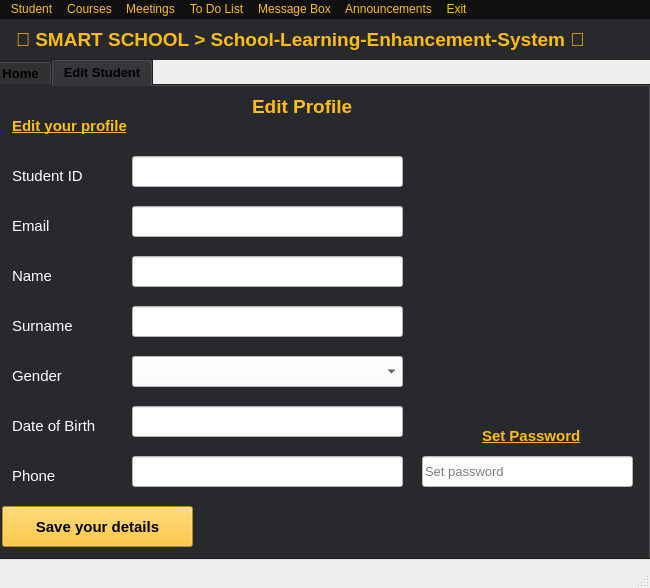
<?xml version="1.0" encoding="UTF-8"?>
<ui version="4.0">
 <class>MainWindow</class>
 <widget class="QMainWindow" name="MainWindow">
  <property name="geometry">
   <rect>
    <x>0</x>
    <y>0</y>
    <width>650</width>
    <height>588</height>
   </rect>
  </property>
  <property name="windowTitle">
   <string>MainWindow</string>
  </property>
  <widget class="QWidget" name="centralwidget">
   <widget class="QLabel" name="label_3">
    <property name="geometry">
     <rect>
      <x>0</x>
      <y>0</y>
      <width>651</width>
      <height>41</height>
     </rect>
    </property>
    <property name="font">
     <font>
      <pointsize>14</pointsize>
      <weight>75</weight>
      <bold>true</bold>
      <strikeout>false</strikeout>
     </font>
    </property>
    <property name="styleSheet">
     <string notr="true">color: rgb(253, 189, 16);
background-color: rgb(40, 41, 44);</string>
    </property>
    <property name="text">
     <string>    SMART SCHOOL &gt; School-Learning-Enhancement-System </string>
    </property>
   </widget>
   <widget class="QTabWidget" name="tabWidget">
    <property name="geometry">
     <rect>
      <x>-10</x>
      <y>40</y>
      <width>661</width>
      <height>501</height>
     </rect>
    </property>
    <property name="font">
     <font>
      <pointsize>10</pointsize>
      <weight>75</weight>
      <bold>true</bold>
     </font>
    </property>
    <property name="styleSheet">
     <string notr="true">background-color: rgb(40, 41, 44);</string>
    </property>
    <property name="currentIndex">
     <number>1</number>
    </property>
    <widget class="QWidget" name="tab_3">
     <attribute name="title">
      <string>Home</string>
     </attribute>
     <widget class="QLabel" name="label_13">
      <property name="geometry">
       <rect>
        <x>130</x>
        <y>10</y>
        <width>381</width>
        <height>41</height>
       </rect>
      </property>
      <property name="font">
       <font>
        <pointsize>14</pointsize>
        <weight>75</weight>
        <bold>true</bold>
        <strikeout>false</strikeout>
       </font>
      </property>
      <property name="styleSheet">
       <string notr="true">color: rgb(253, 189, 16);
background-color: rgb(40, 41, 44);</string>
      </property>
      <property name="text">
       <string>    WELCOME TO SMART SCHOOL </string>
      </property>
     </widget>
     <widget class="QLabel" name="label_14">
      <property name="geometry">
       <rect>
        <x>230</x>
        <y>60</y>
        <width>181</width>
        <height>20</height>
       </rect>
      </property>
      <property name="font">
       <font>
        <pointsize>11</pointsize>
        <weight>75</weight>
        <bold>true</bold>
        <underline>true</underline>
       </font>
      </property>
      <property name="styleSheet">
       <string notr="true">color: rgb(255, 191, 16);</string>
      </property>
      <property name="text">
       <string>You login as student !!!</string>
      </property>
     </widget>
    </widget>
    <widget class="QWidget" name="tab_2">
     <attribute name="title">
      <string>Edit Student</string>
     </attribute>
     <widget class="QLabel" name="label_2">
      <property name="geometry">
       <rect>
        <x>260</x>
        <y>10</y>
        <width>121</width>
        <height>21</height>
       </rect>
      </property>
      <property name="font">
       <font>
        <pointsize>14</pointsize>
        <weight>75</weight>
        <bold>true</bold>
       </font>
      </property>
      <property name="styleSheet">
       <string notr="true">color: rgb(255, 191, 16);</string>
      </property>
      <property name="text">
       <string>Edit Profile</string>
      </property>
     </widget>
     <widget class="QLabel" name="label_12">
      <property name="geometry">
       <rect>
        <x>20</x>
        <y>30</y>
        <width>161</width>
        <height>20</height>
       </rect>
      </property>
      <property name="font">
       <font>
        <pointsize>11</pointsize>
        <weight>75</weight>
        <bold>true</bold>
        <underline>true</underline>
       </font>
      </property>
      <property name="styleSheet">
       <string notr="true">color: rgb(255, 191, 16);</string>
      </property>
      <property name="text">
       <string>Edit your profile</string>
      </property>
     </widget>
     <widget class="QLabel" name="label_24">
      <property name="geometry">
       <rect>
        <x>20</x>
        <y>380</y>
        <width>111</width>
        <height>20</height>
       </rect>
      </property>
      <property name="font">
       <font>
        <pointsize>11</pointsize>
       </font>
      </property>
      <property name="styleSheet">
       <string notr="true">color: rgb(255, 255, 255);</string>
      </property>
      <property name="text">
       <string>Phone</string>
      </property>
     </widget>
     <widget class="QLabel" name="label_25">
      <property name="geometry">
       <rect>
        <x>20</x>
        <y>80</y>
        <width>111</width>
        <height>20</height>
       </rect>
      </property>
      <property name="font">
       <font>
        <pointsize>11</pointsize>
       </font>
      </property>
      <property name="styleSheet">
       <string notr="true">color: rgb(255, 255, 255);</string>
      </property>
      <property name="text">
       <string>Student ID</string>
      </property>
     </widget>
     <widget class="QLabel" name="label_26">
      <property name="geometry">
       <rect>
        <x>20</x>
        <y>180</y>
        <width>111</width>
        <height>20</height>
       </rect>
      </property>
      <property name="font">
       <font>
        <pointsize>11</pointsize>
       </font>
      </property>
      <property name="styleSheet">
       <string notr="true">color: rgb(255, 255, 255);</string>
      </property>
      <property name="text">
       <string>Name</string>
      </property>
     </widget>
     <widget class="QLabel" name="label_27">
      <property name="geometry">
       <rect>
        <x>20</x>
        <y>280</y>
        <width>111</width>
        <height>20</height>
       </rect>
      </property>
      <property name="font">
       <font>
        <pointsize>11</pointsize>
       </font>
      </property>
      <property name="styleSheet">
       <string notr="true">color: rgb(255, 255, 255);</string>
      </property>
      <property name="text">
       <string>Gender</string>
      </property>
     </widget>
     <widget class="QLineEdit" name="tb22">
      <property name="geometry">
       <rect>
        <x>140</x>
        <y>120</y>
        <width>271</width>
        <height>31</height>
       </rect>
      </property>
      <property name="styleSheet">
       <string notr="true">background-color: rgb(255, 255, 255);</string>
      </property>
     </widget>
     <widget class="QLabel" name="label_28">
      <property name="geometry">
       <rect>
        <x>20</x>
        <y>230</y>
        <width>111</width>
        <height>20</height>
       </rect>
      </property>
      <property name="font">
       <font>
        <pointsize>11</pointsize>
       </font>
      </property>
      <property name="styleSheet">
       <string notr="true">color: rgb(255, 255, 255);</string>
      </property>
      <property name="text">
       <string>Surname</string>
      </property>
     </widget>
     <widget class="QLineEdit" name="tb24">
      <property name="geometry">
       <rect>
        <x>140</x>
        <y>220</y>
        <width>271</width>
        <height>31</height>
       </rect>
      </property>
      <property name="styleSheet">
       <string notr="true">background-color: rgb(255, 255, 255);</string>
      </property>
     </widget>
     <widget class="QComboBox" name="cb22">
      <property name="geometry">
       <rect>
        <x>140</x>
        <y>270</y>
        <width>271</width>
        <height>31</height>
       </rect>
      </property>
      <property name="styleSheet">
       <string notr="true">background-color: rgb(255, 255, 255);
font: 12pt &quot;MS Shell Dlg 2&quot;;
</string>
      </property>
      <property name="currentIndex">
       <number>-1</number>
      </property>
      <property name="maxVisibleItems">
       <number>8</number>
      </property>
      <property name="sizeAdjustPolicy">
       <enum>QComboBox::AdjustToContentsOnFirstShow</enum>
      </property>
      <property name="placeholderText">
       <string>Add/Select Teacher</string>
      </property>
      <item>
       <property name="text">
        <string>Male</string>
       </property>
      </item>
      <item>
       <property name="text">
        <string>Female</string>
       </property>
      </item>
     </widget>
     <widget class="QLineEdit" name="tb25">
      <property name="geometry">
       <rect>
        <x>140</x>
        <y>320</y>
        <width>271</width>
        <height>31</height>
       </rect>
      </property>
      <property name="styleSheet">
       <string notr="true">background-color: rgb(255, 255, 255);</string>
      </property>
     </widget>
     <widget class="QLabel" name="label_29">
      <property name="geometry">
       <rect>
        <x>20</x>
        <y>330</y>
        <width>111</width>
        <height>20</height>
       </rect>
      </property>
      <property name="font">
       <font>
        <pointsize>11</pointsize>
       </font>
      </property>
      <property name="styleSheet">
       <string notr="true">color: rgb(255, 255, 255);</string>
      </property>
      <property name="text">
       <string>Date of Birth</string>
      </property>
     </widget>
     <widget class="QLineEdit" name="tb26">
      <property name="geometry">
       <rect>
        <x>140</x>
        <y>370</y>
        <width>271</width>
        <height>31</height>
       </rect>
      </property>
      <property name="styleSheet">
       <string notr="true">background-color: rgb(255, 255, 255);</string>
      </property>
     </widget>
     <widget class="QLabel" name="label_30">
      <property name="geometry">
       <rect>
        <x>20</x>
        <y>130</y>
        <width>111</width>
        <height>20</height>
       </rect>
      </property>
      <property name="font">
       <font>
        <pointsize>11</pointsize>
       </font>
      </property>
      <property name="styleSheet">
       <string notr="true">color: rgb(255, 255, 255);</string>
      </property>
      <property name="text">
       <string>Email</string>
      </property>
     </widget>
     <widget class="QPushButton" name="b6">
      <property name="geometry">
       <rect>
        <x>10</x>
        <y>420</y>
        <width>191</width>
        <height>41</height>
       </rect>
      </property>
      <property name="font">
       <font>
        <pointsize>11</pointsize>
        <weight>75</weight>
        <bold>true</bold>
       </font>
      </property>
      <property name="styleSheet">
       <string notr="true">background-color: rgb(255, 191, 16);</string>
      </property>
      <property name="text">
       <string>Save your details</string>
      </property>
     </widget>
     <widget class="QLineEdit" name="tb23">
      <property name="geometry">
       <rect>
        <x>140</x>
        <y>170</y>
        <width>271</width>
        <height>31</height>
       </rect>
      </property>
      <property name="styleSheet">
       <string notr="true">background-color: rgb(255, 255, 255);</string>
      </property>
     </widget>
     <widget class="QLineEdit" name="tb27">
      <property name="geometry">
       <rect>
        <x>430</x>
        <y>370</y>
        <width>211</width>
        <height>31</height>
       </rect>
      </property>
      <property name="font">
       <font>
        <pointsize>10</pointsize>
       </font>
      </property>
      <property name="styleSheet">
       <string notr="true">background-color: rgb(255, 255, 255);</string>
      </property>
      <property name="echoMode">
       <enum>QLineEdit::Password</enum>
      </property>
      <property name="placeholderText">
       <string>Set password</string>
      </property>
      <property name="clearButtonEnabled">
       <bool>true</bool>
      </property>
     </widget>
     <widget class="QLabel" name="label_16">
      <property name="geometry">
       <rect>
        <x>490</x>
        <y>340</y>
        <width>111</width>
        <height>20</height>
       </rect>
      </property>
      <property name="font">
       <font>
        <pointsize>11</pointsize>
        <weight>75</weight>
        <bold>true</bold>
        <underline>true</underline>
       </font>
      </property>
      <property name="styleSheet">
       <string notr="true">color: rgb(255, 191, 16);</string>
      </property>
      <property name="text">
       <string>Set Password</string>
      </property>
     </widget>
     <widget class="QLineEdit" name="tb21">
      <property name="geometry">
       <rect>
        <x>140</x>
        <y>70</y>
        <width>271</width>
        <height>31</height>
       </rect>
      </property>
      <property name="styleSheet">
       <string notr="true">background-color: rgb(255, 255, 255);</string>
      </property>
     </widget>
    </widget>
   </widget>
  </widget>
  <widget class="QStatusBar" name="statusbar"/>
  <widget class="QMenuBar" name="menubar">
   <property name="geometry">
    <rect>
     <x>0</x>
     <y>0</y>
     <width>650</width>
     <height>25</height>
    </rect>
   </property>
   <property name="styleSheet">
    <string notr="true">background-color: rgb(16, 16, 16);
color: rgb(255, 191, 16);
font: 12pt &quot;MS Shell Dlg 2&quot;;</string>
   </property>
   <widget class="QMenu" name="menuStudent">
    <property name="title">
     <string>Student</string>
    </property>
    <addaction name="menu11"/>
   </widget>
   <widget class="QMenu" name="menuAttandance">
    <property name="title">
     <string>Courses</string>
    </property>
    <addaction name="menu32"/>
    <addaction name="menu33"/>
   </widget>
   <widget class="QMenu" name="menuMeetings">
    <property name="title">
     <string>Meetings</string>
    </property>
    <addaction name="menu41"/>
    <addaction name="menu42"/>
   </widget>
   <widget class="QMenu" name="menuTo_Do_List">
    <property name="title">
     <string>To Do List</string>
    </property>
    <addaction name="menu51"/>
   </widget>
   <widget class="QMenu" name="menuMessage_Box">
    <property name="title">
     <string>Message Box</string>
    </property>
    <addaction name="actionDSADADAD"/>
    <addaction name="menu61"/>
   </widget>
   <widget class="QMenu" name="menuExit">
    <property name="title">
     <string>Exit</string>
    </property>
    <addaction name="menu71"/>
   </widget>
   <widget class="QMenu" name="menuAnnouncements">
    <property name="title">
     <string>Announcements</string>
    </property>
    <addaction name="actionView_Announcements"/>
   </widget>
   <addaction name="menuStudent"/>
   <addaction name="menuAttandance"/>
   <addaction name="menuMeetings"/>
   <addaction name="menuTo_Do_List"/>
   <addaction name="menuMessage_Box"/>
   <addaction name="menuAnnouncements"/>
   <addaction name="menuExit"/>
  </widget>
  <action name="menu11">
   <property name="text">
    <string>Edit Profile</string>
   </property>
  </action>
  <action name="menu12">
   <property name="text">
    <string>Edit Teacher</string>
   </property>
  </action>
  <action name="menu21">
   <property name="text">
    <string>Add student</string>
   </property>
  </action>
  <action name="menu22">
   <property name="text">
    <string>Edit student</string>
   </property>
  </action>
  <action name="menu31">
   <property name="text">
    <string>Add/Edit Courses</string>
   </property>
  </action>
  <action name="menu41">
   <property name="text">
    <string>View Mentor Meeting Schedule</string>
   </property>
  </action>
  <action name="menu42">
   <property name="text">
    <string>View Mentor Meeting Attandance</string>
   </property>
  </action>
  <action name="menu32">
   <property name="text">
    <string>View Course Schedule</string>
   </property>
  </action>
  <action name="menu33">
   <property name="text">
    <string>View Course Attandance</string>
   </property>
  </action>
  <action name="menu51">
   <property name="text">
    <string>View/React To Do List</string>
   </property>
  </action>
  <action name="menu61">
   <property name="text">
    <string>Send Message</string>
   </property>
  </action>
  <action name="menu71">
   <property name="text">
    <string>Logout</string>
   </property>
  </action>
  <action name="actionDSADADAD">
   <property name="text">
    <string>View Messages</string>
   </property>
  </action>
  <action name="actionView_Announcements">
   <property name="text">
    <string>View Announcements</string>
   </property>
  </action>
 </widget>
 <resources/>
 <connections/>
</ui>
